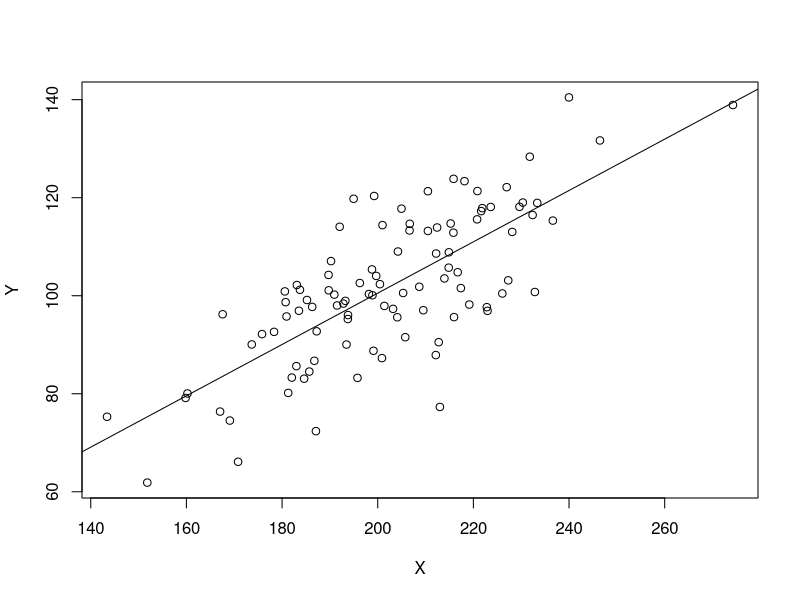

Recreate this plot in R.
## ---- chunk 1
set.seed(6164900)
Y <- rnorm(100, 100, 15)
X <- Y + rnorm(100, 100, 15)
## ---- chunk 2
n <- length(Y)
b1 <- (n*sum(X*Y) - sum(X)*sum(Y)) / (n*sum(X^2) - sum(X)^2)
b0 <- mean(Y) - b1*mean(X)
## ---- chunk 3
plot(X,Y)
abline(a = b0, b = b1)
## ---- chunk 4
y_pred <- b0 + b1*X

metrics <- function(pred){
  RMSE <- sqrt(mean((Y-y_pred)^2))
  MAD <- mean(abs(Y-y_pred))
  MaxDev <- max(abs(Y-y_pred))
  MinDev <- min(abs(Y-y_pred))
  return(list(RMSE = RMSE, MAD = MAD, MaxDev = MaxDev, MinDev = MinDev))
}

## ---- chunk 5
metrics(y_pred)
## ---- chunk 6
summary(lm(Y~X))
## ---- chunk 7
OLS <- function(outcome, input){
  y <- outcome
  x <- input
  n <- length(y)
  
  if(is.null(ncol(x))){
    weights <- b1 <- (n*sum(x*y) - sum(x)*sum(y)) / (n*sum(x^2) - sum(x)^2)
  } else{
    weights <- c()
    for(i in 1:ncol(x)){
      b_i <- (n*sum(x[,i]*y) - sum(x[,i])*sum(y)) / (n*sum(x[,i]^2) - sum(x[,i])^2)
      weights <- append(weights, b_i)
    }
  }
  return(weights)
}

OLS(Y,cbind(X, rnorm(100)))
